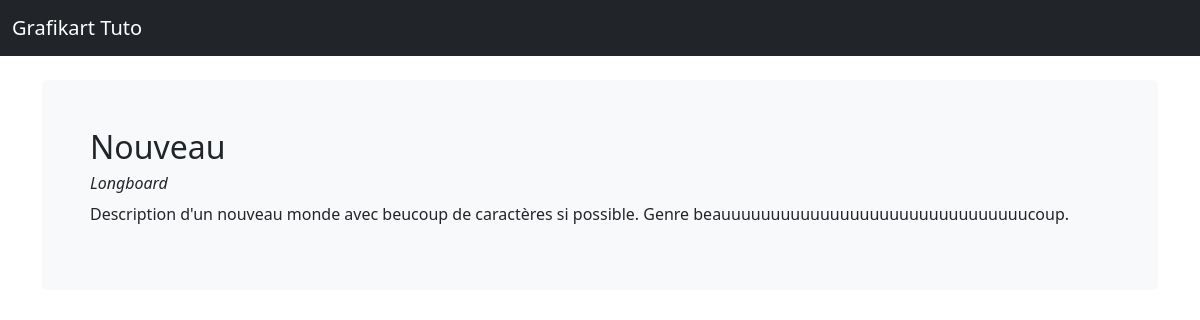
The app's page /index.php?p=posts.show&id=3 with its own data.
### tables this page shows
CREATE TABLE `articles` (
  `id` int NOT NULL AUTO_INCREMENT,
  `titre` varchar(255) DEFAULT NULL,
  `contenu` longtext,
  `datet` datetime DEFAULT NULL,
  `category_id` int NOT NULL,
  PRIMARY KEY (`id`),
  KEY `FOREIGN` (`category_id`)
);

CREATE TABLE `categories` (
  `id` int NOT NULL AUTO_INCREMENT,
  `titre` varchar(255) DEFAULT NULL,
  PRIMARY KEY (`id`)
);

### app/App.php (called while the page is built, shortened)
<?php
class App {
	private static $_instance;
	private $db_instance;
	public static function getInstance(): self{
		if (is_null(self::$_instance)) {
			self::$_instance = new App();
		}
		return self::$_instance;
	}
	public static function load(){
		require ROOT . 'app/Autoloader.php';
		require ROOT . 'core/Autoloader.php';
	}
	public function getTable($name): Table {
		return new $class_name($this->getDB());
	}
	public function getDB() {
		$config = Config::getInstance(ROOT . 'config/config.php');
		if (is_null($this->db_instance)) {
			$this->db_instance = new MysqlDatabase($config->get('db_name'), $config->get('db_user'), $config->get('db_pass'), $config->get('db_host'));
		}
		return $this->db_instance;
	}
}

### app/Autoloader.php (called while the page is built, shortened)
<?php
class Autoloader {
	static function autoload($class) {
		if (strpos($class, __NAMESPACE__ . '\\') === 0) {
			$class = str_replace(__NAMESPACE__ . '\\', '', $class);
			$class = str_replace('\\', DIRECTORY_SEPARATOR, $class);
		}
	}
}

### core/Autoloader.php (called while the page is built, shortened)
<?php
class Autoloader {
	static function autoload($class) {
		if (strpos($class, __NAMESPACE__ . '\\') === 0) {
			$class = str_replace(__NAMESPACE__ . '\\', '', $class);
			$class = str_replace('\\', DIRECTORY_SEPARATOR, $class);
		}
	}
}

### config/config.php (called while the page is built)
<?php
return array(
	'db_name' => 'Grfikart',
	'db_user' => 'IngeDev',
	'db_pass' => 'IngeDev#',
	'db_host' => 'localhost:3600',
);

### core/Config.php (called while the page is built, shortened)
<?php
class Config {
	private $settings = [];
	private static $_instance;
	public static function getInstance($file) {
		if (is_null(self::$_instance)) {
			self::$_instance = new Config($file);
		}
		return self::$_instance;
	}
	public function __construct ($file) {
		$this->settings = require($file);
	}
	public function get($key) {
		return $this->settings[$key];
	}
}

### core/Table/Table.php (called while the page is built, shortened)
<?php
class Table {
	protected $db;
	public function __construct(Database $db){
		$this->db = $db;
	}
	public function query($statement, $attributes, $one = false) {
		if ($attributes) {
			return $this->db->prepare(
				$statement,
				$attributes,
				str_replace('Table', 'Entity', get_class($this)),
				$one
			);
		} else {
			return $this->db->query(
				$statement,
				str_replace('Table', 'Entity', get_class($this)),
				$one
			);
		}
	}
}

### core/Database/MysqlDatabase.php (called while the page is built, shortened)
<?php
class MysqlDatabase extends Database {
	private $pdo;
	private function getPDO(){
		if ($this->pdo === null) {
			$pdo = new \PDO("mysql:dbname=Grafikart;host=localhost:3306", "IngeDev", "IngeDev#");
			$pdo->setAttribute(\PDO::ATTR_ERRMODE, \PDO::ERRMODE_EXCEPTION);
			$this->pdo = $pdo;
		}
		return $this->pdo;
	}
	public function prepare($statement, $attributes, $class_name = null, $one = false) {
		$req = $this->getPDO()->prepare($statement);
		$res = $req->execute($attributes);
		if ($class_name === null) {
			$req->setFetchMode(\PDO::FETCH_OBJ);
		} else {
			$req->setFetchMode(\PDO::FETCH_CLASS, $class_name);
		}
		if ($one) {
			$datas = $req->fetch();
		} else {
			$datas = $req->fetchAll();
		}
		return $datas;
	}
}
?>

### app/Table/PostTable.php (called while the page is built, shortened)
<?php
class PostTable extends Table {
	protected $table = 'articles';
	public function findWithCategory($id) {
		return $this->query(
			"SELECT articles.id, articles.titre, articles.contenu, categories.titre as categorie, categories.id as category_id
			FROM " . $this->table . "
			LEFT JOIN  categories ON category_id = categories.id
			WHERE articles.id = ?
			", [$id], true);
	}
}

### pages/posts/show.php (the view, shortened to what this page needs)
<?php
$post = App::getInstance()->getTable('Post')->findWithCategory($_GET['id']);
?>
<h2><?= $post->titre; ?></h2>
<h6><em><?= $post->categorie?></em></h6>
<p><?= $post->contenu; ?></p>

### records on screen
articles: titre "Nouveau", category.titre "Longboard", contenu "Description d'un nouveau monde avec beucoup de caractères si possible. Genre beauuuuuuuuuuuuuuuuuuuuuuuuuuuuuuucoup."
